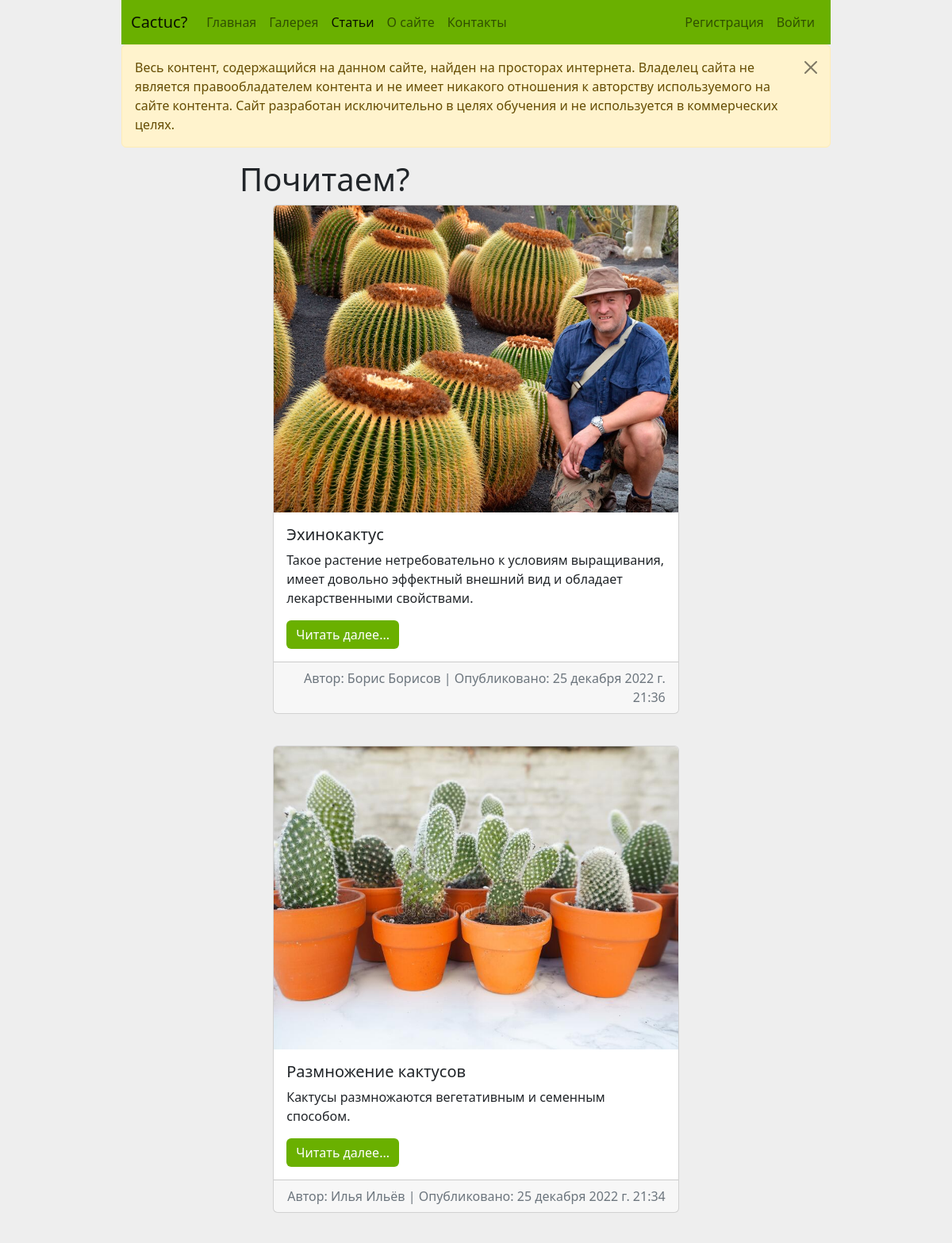
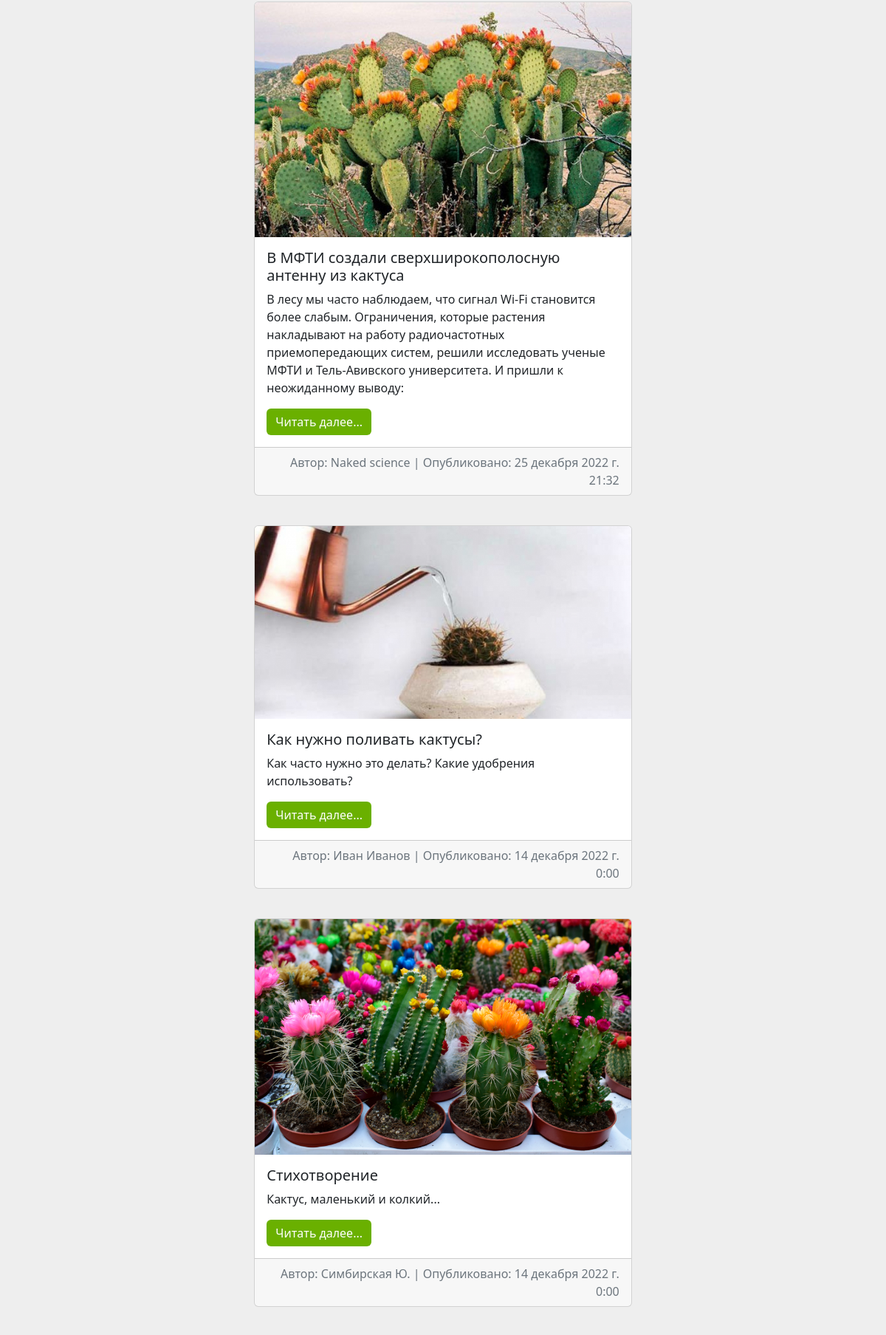
The app's page /articles/ (upper part) with its own data (2 pictures, top to bottom).
### article/models.py (models this page shows, shortened)
class Article(models.Model):
    title = models.CharField(max_length=255, verbose_name='Заголовок')
    slug = models.SlugField(max_length=255, unique=True, verbose_name='URL')
    photo = models.ImageField(upload_to='photos/article/%Y/%m/%d', blank=True, verbose_name='Фото')
    preview = models.CharField(max_length=255, blank=True, verbose_name='Превью')
    text = models.TextField(verbose_name='Текст')
    author = models.CharField(max_length=255, blank=True, verbose_name='Автор')
    created_at = models.DateTimeField(auto_now_add=True, verbose_name='Дата создания')
    updated_at = models.DateTimeField(auto_now=True, verbose_name='Дата изменения')
    is_published = models.BooleanField(verbose_name="Публикация", default=False)
    cat = models.ForeignKey('Category', on_delete=models.PROTECT, verbose_name='Категория')
    class Meta:
        verbose_name='Статья'
        verbose_name_plural = 'Статьи'
        ordering = ['-updated_at']
    def get_absolute_url(self):
        return reverse('article:detail', kwargs={'post_slug': self.slug})

### article/views.py (the view)
# urls.py: path('', ArticlesView.as_view(), name='articles'),
class ArticlesView(ListView):
    queryset = Article.objects.filter(is_published=True)
    ordering = ['-updated_at']
    paginate_by = 10
    template_name = 'article/articles.html'

### article/templates/article/articles.html (shortened to what this page needs)
{% extends 'base.html' %}
{% load static %}
{% block pageName %}Почитаем?{% endblock %}
{% block content %}
    {% for post in page_obj %}
        <div class="card mb-3">
          <img src="{% if post.photo %}{{ post.photo.url }}{% else %}{% static 'img/no_image.png' %}{% endif %}" class="card-img-top" alt="{{ post.title }}" style="max-width: 700px;">
          <div class="card-body">
            <h5 class="card-title">{{ post.title }}</h5>
            <p class="card-text">{{ post.preview }}</p>
            <a href="{{ post.get_absolute_url }}" class="btn btn-primary" style="background: #6ab000; border: none;">Читать далее...</a>
          </div>
          <div class="card-footer text-muted" style="text-align: right;">
            Автор: {{ post.author }} | Опубликовано: {{ post.updated_at }}
          </div>
        </div>
        <br>
    {% endfor %}
{% endblock %}

### records on screen
Article: photo (picture), title "Эхинокактус", preview "Такое растение нетребовательно к условиям выращивания, имеет довольно эффектный внешний вид и обладает лекарственными свойствами.", author "Борис Борисов", updated_at "25 декабря 2022 г. 21:36"
Article: photo (picture), title "Размножение кактусов", preview "Кактусы размножаются вегетативным и семенным способом.", author "Илья Ильёв", updated_at "25 декабря 2022 г. 21:34"
Article: photo (picture), title "В МФТИ создали сверхширокополосную антенну из кактусa", preview "В лесу мы часто наблюдаем, что сигнал Wi-Fi становится более слабым. Ограничения, которые растения накладывают на работу радиочастотных приемопередающих систем, решили исследовать ученые МФТИ и Тель-Авивского университета. И пришли к неожиданному выводу:", author "Naked science", updated_at "25 декабря 2022 г. 21:32"
Article: photo (picture), title "Как нужно поливать кактусы?", preview "Как часто нужно это делать? Какие удобрения использовать?", author "Иван Иванов", updated_at "14 декабря 2022 г. 0:00"
Article: photo (picture), title "Стихотворение", preview "Кактус, маленький и колкий...", author "Симбирская Ю.", updated_at "14 декабря 2022 г. 0:00"
